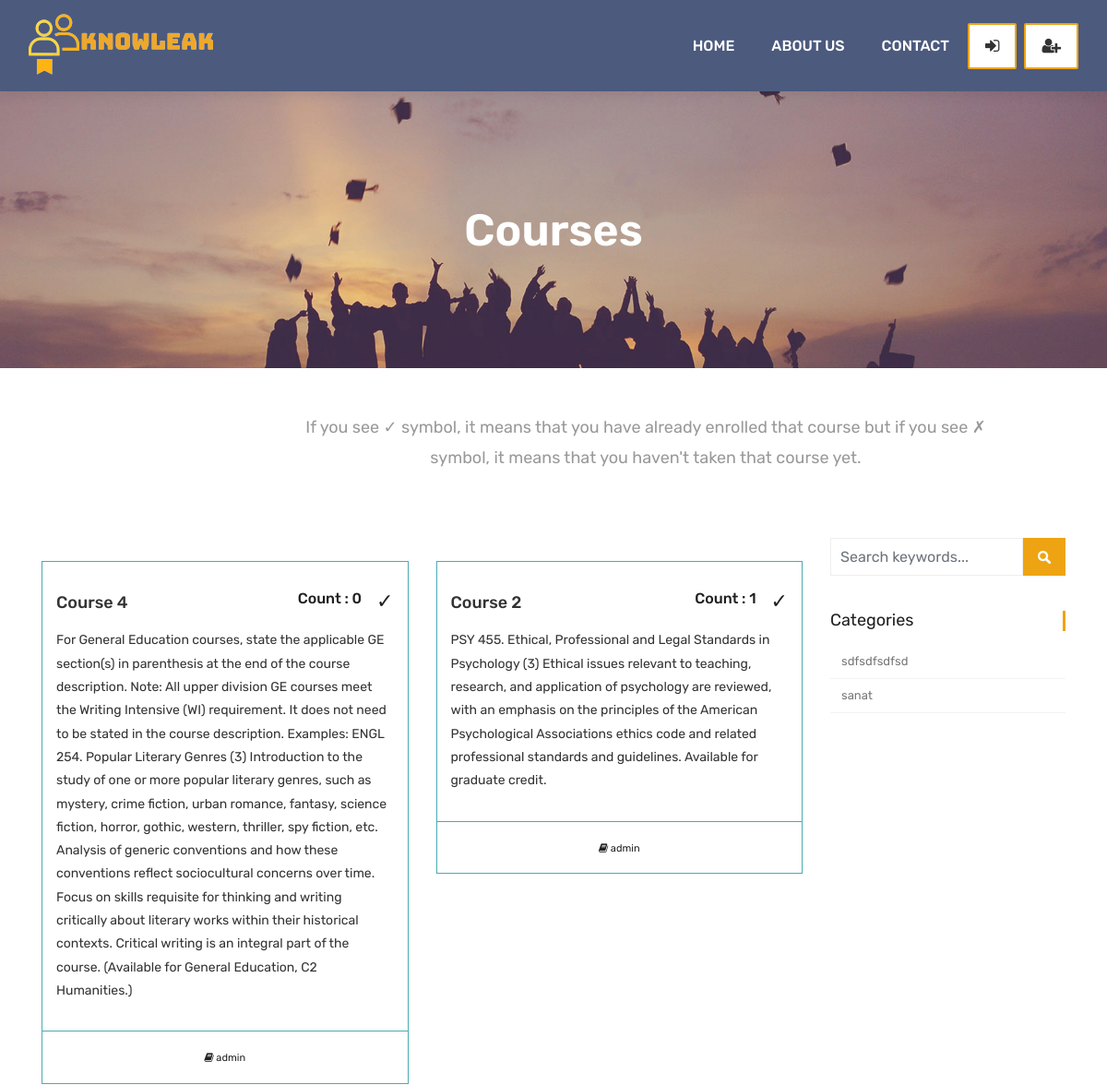
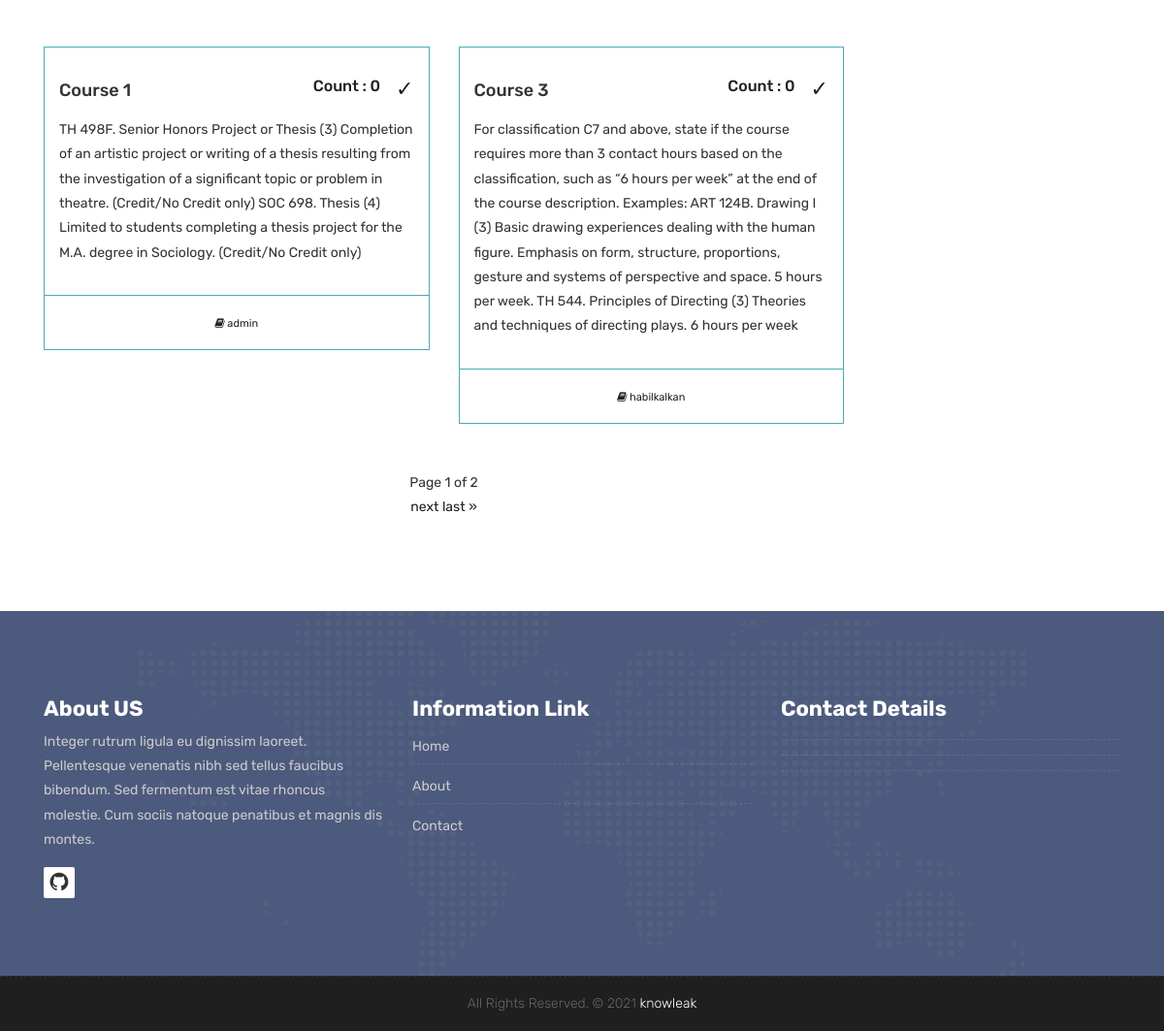
Page /courses/ on the committed database (2 pictures, top to bottom).
### courses/models.py (models this page shows, shortened)
class Course(models.Model):
    teacher = models.ForeignKey(User, null=False, on_delete=models.CASCADE)
    name = models.CharField(max_length=25, unique=True)
    category = models.ForeignKey(Category, null=True, on_delete=models.DO_NOTHING)
    students = models.ManyToManyField(User, blank=True, related_name='courses_joined')
    description = models.TextField(blank=True, null=True)
    image = models.ImageField(blank=True, upload_to="courses", default="courses/default_course_image.jpg")
    token = models.IntegerField()
    zoom_link=models.TextField(null=True)
    zoom_password=models.TextField(null=True)
    available = models.BooleanField(default=True)

class Category(models.Model):
    name = models.CharField(max_length=50, null=True)
    slug = models.SlugField(max_length=50, unique=True, null=True)

### accounts/models.py (models this page shows)
class User(AbstractBaseUser,PermissionsMixin):
    first_name = models.CharField(max_length=150, blank=True)
    last_name = models.CharField(max_length=150, blank=True)
    username = models.CharField(max_length=150, unique=True)
    password = models.CharField(max_length=150)
    email = models.EmailField(_('email address'), unique=True)
    start_date = models.DateTimeField(default=timezone.now)
    token = models.IntegerField(default=0)
    is_staff = models.BooleanField(default=False)
    is_active = models.BooleanField(default=True)
    is_superuser = models.BooleanField(default=False)
    is_teacher = models.BooleanField(default=False)
    objects = CustomAccountManager()
    USERNAME_FIELD = 'username'
    REQUIRED_FIELDS = ['email', 'first_name', 'last_name']
    def __str__(self):
        return self.username

### courses/views.py (the view)
# urls.py: path('', views.course_list, name="courses"),
def course_list(request, category_name=None):
    category_page = None
    categories = Category.objects.all()
    current_user = request.user
    if category_name != None:
        category_page = get_object_or_404(Category, slug=category_name)
        courses = Course.objects.filter(available=True, category= category_page)
    else:
        courses = Course.objects.all()
    page = request.GET.get('page', 1)
    paginator = Paginator(courses, 4)
    try:
        courses = paginator.page(page)
    except PageNotAnInteger:
        courses = paginator.page(1)
    except EmptyPage:
        courses = paginator.page(paginator.num_pages)
    if current_user.is_authenticated:
        enrolled_courses = current_user.courses_joined.all()
    else:
        enrolled_courses = courses
    context = {
        'courses': courses,
        'enrolled_courses': enrolled_courses,
        'user' : current_user,
        'categories': categories,
    }
    return render(request, 'courses.html', context)

### templates/courses.html (shortened to what this page needs)
{% extends 'partials/_base.html' %}
{% load static %}
{% block content %}
	<div class="all-title-box">
		<div class="container text-center">
			<h1>Courses</span></h1>
		</div>
	</div>
	<div class="section-title text-center mt-5 mb-0">
		<div class="col-md-8 offset-md-3 ">
			<p>If you see ✓ symbol, it means that you have already enrolled that course but if you see ✗ symbol, it means that you haven't taken that course yet. </p>
		</div>
	</div>
    <div id="overviews" class="section wb">
        <div class="container">
            <div class="row">
                <div class="col-lg-9 blog-post-single">
                    <div class="row">
						{% for course in courses %}
                        <div class="col-lg-6 col-md-6 col-12 mb-4">
                            <div class="course-item">
                                <div class="image-blog">
                                </div>
                                <div class="course-br">
                                    <div class="course-title">
                                        <h2>
											<div>
												<a href="{% url 'course_detail' course.id %}" title="">{{course.name}}</a>
												<div style="float: right; display: flex;">
													<div class="mr-3 h6">Count : {{course.students.count}}</div>
													{% if course in enrolled_courses %}
														<span class="is_enrolled">✓</span>
													{% else %}
														<span class="is_enrolled">✗</span>
													{% endif %}
												</div>
											</div>
										</h2>
                                    </div>
                                    <div class="course-desc">
                                        <p>{{course.description }}</p>
                                    </div>
                                </div>
                                <div class="course-meta-bot">
                                    <ul>
                                        <li><i class="fa fa-book" aria-hidden="true"></i> {{course.teacher}}</li>
                                    </ul>
                                </div>
                            </div>
                        </div>
						{% endfor %}
                    </div>
					<div class="container p-4 " >
						<div class="text-center">
							<span class="current">
								Page {{ courses.number }} of {{ courses.paginator.num_pages }}
							</span>
						</div>
						<div class="pagination justify-content-center">
							<span class="step-links">
							{% if courses.has_next %}
								<a href="?page={{ courses.next_page_number }}">next</a>
								<a href="?page={{ courses.paginator.num_pages }}">last &raquo;</a>
							{% endif %}
							</span>
							</div>
						</div>
                </div>
				<div class="col-lg-3 col-12 right-single">
					<div class="widget-search">
						<div class="site-search-area">
							<form method="get" id="site-searchform" action="{% url 'search' %}">
								<div>
									<input class="input-text form-control" name="search" placeholder="Search keywords..." type="text">
									<input id="searchsubmit" value="Search" type="submit">
								</div>
							</form>
						</div>
					</div>
					<div class="widget-categories">
						<h3 class="widget-title">Categories</h3>
						<ul>
							{% for category in categories %}
								<li><a href="{% url 'courses_by_category' category.slug %}">{{category.name}}</a></li>
							{% endfor %}
						</ul>
					</div>
				</div>
            </div>
        </div>
    </div>
	{% endblock %}

### static/style.css (style rules this page uses)
body { color: #333333; font-size: 14px; font-family: 'Rubik', sans-serif; line-height: 1.80857; }
html, body { height: 100%; }
a { color: #1f1f1f; text-decoration: none !important; outline: none !important; -webkit-transition: all .3s ease-in-out; -moz-transition: all .3s ease-in-out; -ms-transition: all .3s ease-in-out; -o-transition: all .3s ease-in-out; transition: all .3s ease-in-out; }
h1, h2, h3, h4, h5, h6 { letter-spacing: 0; font-weight: normal; position: relative; padding: 0 0 10px 0; font-weight: normal; line-height: 120% !important; color: #1f1f1f; margin: 0 }
h1 { font-size: 24px }
h2 { font-size: 22px }
h3 { font-size: 18px }
h1 a, h2 a, h3 a, h4 a, h5 a, h6 a { color: #212121; text-decoration: none!important; opacity: 1 }
a { color: #1f1f1f; text-decoration: none; outline: none; }
a, .btn { text-decoration: none !important; outline: none !important; -webkit-transition: all .3s ease-in-out; -moz-transition: all .3s ease-in-out; -ms-transition: all .3s ease-in-out; -o-transition: all .3s ease-in-out; transition: all .3s ease-in-out; }
.section { display: block; position: relative; overflow: hidden; padding: 70px 0; }
.section.wb { background-color: #ffffff; }
.section-title { display: block; position: relative; margin-bottom: 60px; }
.section-title p { color: #999; font-weight: 400; font-size: 18px; line-height: 33px; margin: 0; }
.all-title-box { background: url(images/banner.jpg)no-repeat; -webkit-background-size: cover; -moz-background-size: cover; -o-background-size: cover; background-size: cover; background-position: center; min-height: 300px; }
.all-title-box h1 { color: #fff; font-weight: 600; text-transform: capitalize; padding-top: 11%; font-size: 48px; line-height: 0px; }
.right-single .widget-search { margin-bottom: 30px; position: relative; display: inline-block; width: 100%; }
#site-searchform .form-control { border: 1px solid #eee; background-color: #fff; width: 82%; height: 41px; padding: 5px 10px 5px 10px; color: #999; float: left; border-radius: 0; }
#site-searchform #searchsubmit { float: left; width: 18%; height: 41px; cursor: pointer; text-indent: -5555em; line-height: 100; overflow: hidden; background: #eea412 url(images/search-icon.png) no-repeat center 14px; border: 0; transition: all 0.4s ease-in-out; -webkit-transition: all 0.4s ease-in-out; -moz-transition: all 0.4s ease-in-out; -ms-transition: all 0.4s ease-in-out; -o-transition: all 0.4s ease-in-out; }
.widget-categories { margin-bottom: 30px; }
.widget-categories .widget-title { font-size: 18px; font-weight: 400; padding: 0px; margin-bottom: 15px; border-right: 3px solid #eea412; }
.widget-categories ul { list-style: none; margin: 0px; padding: 0px; }
.widget-categories ul li { border-bottom: 1px solid #f2f2f2; font-size: 12px; line-height: 20px; padding: 8px 2px 8px 12px; }
.widget-categories ul li a { color: #777; font-size: 13px; }
.course-item { background: #ffffff; }
.course-title > h2 { margin: 15px 0; padding: 0px; }
.course-title a { font-size: 18px; line-height: 25px; font-weight: 500; color: #333333; text-transform: capitalize; }
.course-br { border: 1px solid #4babb1; padding: 15px; }
.course-meta-bot { border: 1px solid #4babb1; border-top: 0px; padding: 15px; }
.course-meta-bot ul { padding: 0px; margin: 0px; display: block; text-align: center; }
.course-meta-bot ul li { display: inline-block; list-style: none; padding: 0px 5px; color: #212121; font-size: 11px; }

### rows in the picture
Course: name "Course 4", students.count "0", description "For General Education courses, state the applicable GE section(s) in parenthesis at the end of the course description. Note: All upper division GE courses meet the Writing Intensive (WI) requirement. It does not need to be stated in the course description. Examples: ENGL 254. Popular Literary Genres (3) Introduction to the study of one or more popular literary genres, such as mystery, crime fiction, urban romance, fantasy, science fiction, horror, gothic, western, thriller, spy fiction, etc. Analysis of generic conventions and how these conventions reflect sociocultural concerns over time. Focus on skills requisite for thinking and writing critically about literary works within their…", teacher "admin"
Course: name "Course 2", students.count "1", description "PSY 455. Ethical, Professional and Legal Standards in Psychology (3) Ethical issues relevant to teaching, research, and application of psychology are reviewed, with an emphasis on the principles of the American Psychological Associations ethics code and related professional standards and guidelines. Available for graduate credit.", teacher "admin"
Course: name "Course 1", students.count "0", description "TH 498F. Senior Honors Project or Thesis (3) Completion of an artistic project or writing of a thesis resulting from the investigation of a significant topic or problem in theatre. (Credit/No Credit only) SOC 698. Thesis (4) Limited to students completing a thesis project for the M.A. degree in Sociology. (Credit/No Credit only)", teacher "admin"
Course: name "Course 3", students.count "0", description "For classification C7 and above, state if the course requires more than 3 contact hours based on the classification, such as “6 hours per week” at the end of the course description. Examples: ART 124B. Drawing I (3) Basic drawing experiences dealing with the human figure. Emphasis on form, structure, proportions, gesture and systems of perspective and space. 5 hours per week. TH 544. Principles of Directing (3) Theories and techniques of directing plays. 6 hours per week", teacher "habilkalkan"
Category: name "sdfsdfsdfsd"
Category: name "sanat"

### other values in the picture
{{ courses.number }} "1"
{{ courses.paginator.num_pages }} "2"
